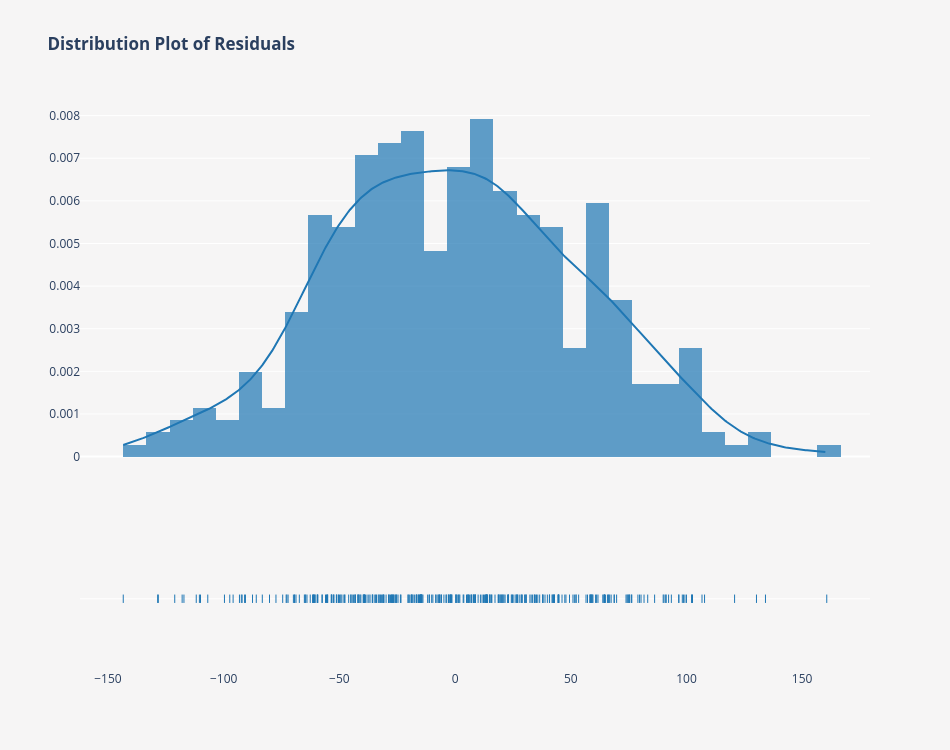

The code cell stored with this chart in its notebook:
### Code cell
residuals = model.resid # Obtaining residuals

# Creating a distribution plot
fig = ff.create_distplot([residuals], ['Residuals'], bin_size=10)
fig.update_layout(title={'text': '<b>Distribution Plot of Residuals</b>',
                         'x': 0.05, 'xanchor': 'left'},
                  plot_bgcolor='#F6F5F5',
                  paper_bgcolor='#F6F5F5',
                  height=750, width=950,
                  showlegend=False)

fig.show()

### Figure 1 — Plotly figure (JSON) as saved in the notebook; plotly's stock layout.template omitted (floating-point values rounded to 4 significant figures; data arrays with more than 128 entries replaced by an {"elided": "..."} marker saying what was removed)
{"data": [{"autobinx": false, "histnorm": "probability density", "legendgroup": "Residuals", "marker": {"color": "rgb(31, 119, 180)"}, "name": "Residuals", "opacity": 0.7, "type": "histogram", "x": {"elided": "353 float values"}, "xaxis": "x", "xbins": {"end": 160.6, "size": 10, "start": -143.4}, "yaxis": "y"}, {"legendgroup": "Residuals", "marker": {"color": "rgb(31, 119, 180)"}, "mode": "lines", "name": "Residuals", "showlegend": false, "type": "scatter", "x": {"elided": "500 float values"}, "xaxis": "x", "y": {"elided": "500 float values"}, "yaxis": "y"}, {"legendgroup": "Residuals", "marker": {"color": "rgb(31, 119, 180)", "symbol": "line-ns-open"}, "mode": "markers", "name": "Residuals", "showlegend": false, "type": "scatter", "x": {"elided": "353 float values"}, "xaxis": "x", "y": {"elided": "353 str values"}, "yaxis": "y2"}], "layout": {"barmode": "overlay", "height": 750, "hovermode": "closest", "legend": {"traceorder": "reversed"}, "paper_bgcolor": "#F6F5F5", "plot_bgcolor": "#F6F5F5", "showlegend": false, "title": {"text": "<b>Distribution Plot of Residuals</b>", "x": 0.05, "xanchor": "left"}, "width": 950, "xaxis": {"anchor": "y2", "domain": [0, 1], "zeroline": false}, "yaxis": {"anchor": "free", "domain": [0.35, 1], "position": 0}, "yaxis2": {"anchor": "x", "domain": [0, 0.25], "dtick": 1, "showticklabels": false}}}
